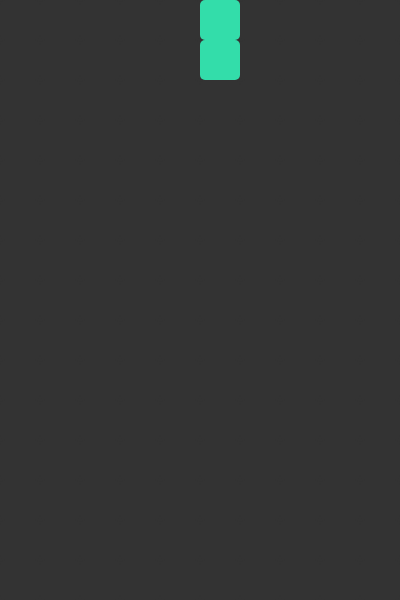
Frame 1 (no input)
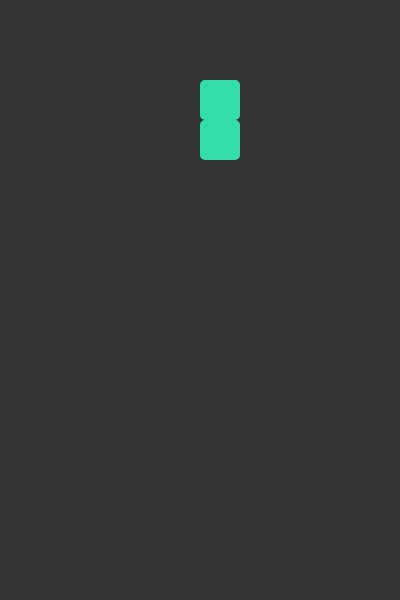
Frame 60 (no input)
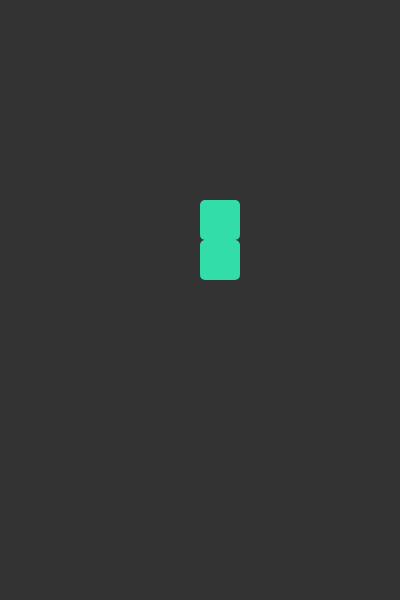
Frame 120 (the mouse pressed at the canvas centre since frame 60)

The p5.js sketch that drew these frames (run headless with seeded random() and noise() and a simulated clock; from frame 60 on, the mouse is pressed at the canvas centre):

// p5.js sketch
// ── sketch.js
const ROWS = 15
const COLS = 10
const CELL_SIZE = 40
const UPPER_SECTION = 3

let board
let currentCellGroup = []
let gameOver = false
let gamePlayInterval
const SPEED = 400
const BLASTING_SPEED = 300
let fullRows = []

let blastingInterval

function gamePlay() {
    moveCurrentCellGroup(currentCellGroup, board, 'down')
    gameOver = checkForGameOver(currentCellGroup, board)
    currentCellGroup = checkForSettlement(currentCellGroup, board, COLS)
    fullRows = checkForFullRows(board)

    if (fullRows.length > 0) {
        clearInterval(gamePlayInterval)
        blastingInterval = setInterval(blastingAnimation, blastingInterval)
    }


    if (gameOver) {
        clearInterval(gamePlayInterval)
        noLoop()
        alert('Game Over')
        board = createBoard(ROWS, COLS)
        currentCellGroup = generateCurrentCellGroup(COLS)
        gamePlayInterval = setInterval(gamePlay, SPEED)
        loop()
    }
}

function blastingAnimation() {
    if (fullRows.length > 0) {
        const row = fullRows.pop()
        removeFullRow(board, row)
    }
    else {
        clearInterval(blastingInterval)
        gamePlayInterval = setInterval(gamePlay, SPEED)
    }
}

function pauseGame() {
    if (isLooping()) {
        clearInterval(gamePlayInterval)
        clearInterval(blastingInterval)
        noLoop()
    }
    else {
        loop()
        gamePlayInterval = setInterval(gamePlay, SPEED)
    }
}
function setup() {
    createCanvas(COLS * CELL_SIZE, ROWS * CELL_SIZE)
    board = createBoard(ROWS, COLS)
    currentCellGroup = generateCurrentCellGroup(COLS)
    gamePlayInterval = setInterval(gamePlay, SPEED)

}

function draw() {
    background("#333")
    drawBoard(board, ROWS, COLS, UPPER_SECTION * CELL_SIZE)
    drawCurrentCellGroup(currentCellGroup)
    stroke(255)

}

function keyPressed() {
    if (keyCode === DOWN_ARROW)
        moveCurrentCellGroup(currentCellGroup, board, 'down')
}

function keyReleased() {
    if (keyCode === LEFT_ARROW)
        moveCurrentCellGroup(currentCellGroup, board, 'left')
    else if (keyCode === RIGHT_ARROW)
        moveCurrentCellGroup(currentCellGroup, board, 'right')

    else if (keyCode === 32) {
        pauseGame()
    }
}

function mouseClicked() {
    if (mouseY < UPPER_SECTION * CELL_SIZE)
        return false

    const direction = mouseX < COLS * CELL_SIZE * 0.5 ? "left" : "right"
    moveCurrentCellGroup(currentCellGroup, board, direction)
}

function mousePressed() {
    if (mouseY < UPPER_SECTION * CELL_SIZE) {
        moveCurrentCellGroup(currentCellGroup, board, 'down')
    }
}


// ── cell.js
class Cell {
    constructor(i, j, status = 'static') {
        this.i = i
        this.j = j
        this.status = status
        this.fill = color("#33ddaa")
    }

    makeOccupied() {
        this.status = 'occupied'
    }
    isOccupied() {
        return this.status === 'occupied'
    }
    show() {
        if (this.status === 'static') {
            this.fill = color("#333")
        } else if (this.status === 'occupied') {
            this.fill = color("#33ddaa")
        }

        noStroke()

        let x = this.i * CELL_SIZE
        let y = this.j * CELL_SIZE
        fill(this.fill)
        rect(x, y, CELL_SIZE, CELL_SIZE, 5)
    }

    move(direction) {
        switch (direction) {
            case 'left': {
                this.i--
                break
            }
            case 'right': {
                this.i++
                break
            }
            case 'down': {
                this.j++
                break
            }
        }
    }

    canMove(direction, board) {
        switch (direction) {
            case 'left': {
                return this.i > 0 && !board[this.i - 1][this.j].isOccupied()
            }
            case 'right': {
                return this.i < COLS - 1 && !board[this.i + 1][this.j].isOccupied()
            }
            case 'down': {
                return this.j < ROWS - 1 && !board[this.i][this.j + 1].isOccupied()
            }
        }


        return canMove
    }
}
// ── helpers.js
function createBoard(rows, cols) {
    let board = []
    for (let i = 0; i < cols; i++) {
        board[i] = []
        for (let j = 0; j < rows; j++) {
            board[i][j] = new Cell(i, j)
        }
    }
    return board
}

function drawBoard(board, rows, cols, UPPER_SECTION) {




    for (let i = 0; i < cols; i++) {
        for (let j = 0; j < rows; j++) {
            board[i][j].show()
        }
    }

}


const COMBINATIONS = [
    [
        { i: 0, j: 1 },
        { i: 1, j: 1 },
        { i: 2, j: 1 },
        { i: 3, j: 1 }
    ],
    [
        { i: 0, j: 1 },
        { i: 1, j: 1 },
        { i: 2, j: 1 },
    ],
    [
        { i: 0, j: 1 },
        { i: 1, j: 1 },
    ],

    [
        { i: 1, j: 0 },
        { i: 1, j: 1 },
        { i: 1, j: 2 },
    ],
    [
        { i: 1, j: 0 },
        { i: 1, j: 1 },
    ],
    [
        { i: 1, j: 0 },
        { i: 2, j: 0 },
        { i: 1, j: 1 },
        { i: 2, j: 1 },
    ],

]


function generateCurrentCellGroup(COLS) {
    const combination = random(COMBINATIONS)
    const MID = Math.floor((COLS - 2) / 2)
    const currentCellGroup = []
    for (let i = 0; i < combination.length; i++) {
        currentCellGroup.push(new Cell(MID + combination[i].i, combination[i].j, 'moving'))
    }
    return currentCellGroup
}

function drawCurrentCellGroup(currentCellGroup) {
    for (let i = 0; i < currentCellGroup.length; i++) {
        currentCellGroup[i].show()
    }
}

function canMoveCellGroup(currentCellGroup, board, direction) {
    let canMove = true
    for (const cell of currentCellGroup) {
        canMove = canMove && cell.canMove(direction, board)
    }
    return canMove
}

function moveCurrentCellGroup(currentCellGroup, board, direction) {
    if (canMoveCellGroup(currentCellGroup, board, direction)) {
        for (const cell of currentCellGroup) {
            cell.move(direction)
        }
    }
}



function settleCurrentCellGroupInBoard(currentCellGroup, board) {
    for (const cell of currentCellGroup) {
        const i = cell.i
        const j = cell.j
        board[i][j].makeOccupied()
    }
}

function checkForSettlement(currentCellGroup, board, COLS) {
    let readyForSettlement = false
    for (const cell of currentCellGroup) {
        const i = cell.i
        const j = cell.j
        readyForSettlement = j + 1 === ROWS ? true : board[i][j + 1].isOccupied()

        if (readyForSettlement)
            break
    }

    if (readyForSettlement) {
        settleCurrentCellGroupInBoard(currentCellGroup, board)
        return generateCurrentCellGroup(COLS)
    }

    return currentCellGroup
}

function checkForGameOver(currentCellGroup, board) {
    let gameOver = false
    for (const cell of currentCellGroup) {
        const i = cell.i
        const j = cell.j
        gameOver = board[i][j].isOccupied()
        // console.log(board[i][j].status)
        if (gameOver)
            break
    }
    return gameOver
}

function checkForFullRows(board) {
    const fullRows = []
    for (let i = 0; i < ROWS; i++) {
        let fullRow = true
        for (let j = 0; j < COLS; j++) {
            fullRow = fullRow && board[j][i].isOccupied()
        }
        if (fullRow)
            fullRows.push(i)
    }
    return fullRows
}

function removeFullRow(board, row) {

    for (let i = row; i > 0; i--) {
        for (let j = 0; j < COLS; j++) {
            board[j][i].status = board[j][i - 1].status
        }
    }
}   
